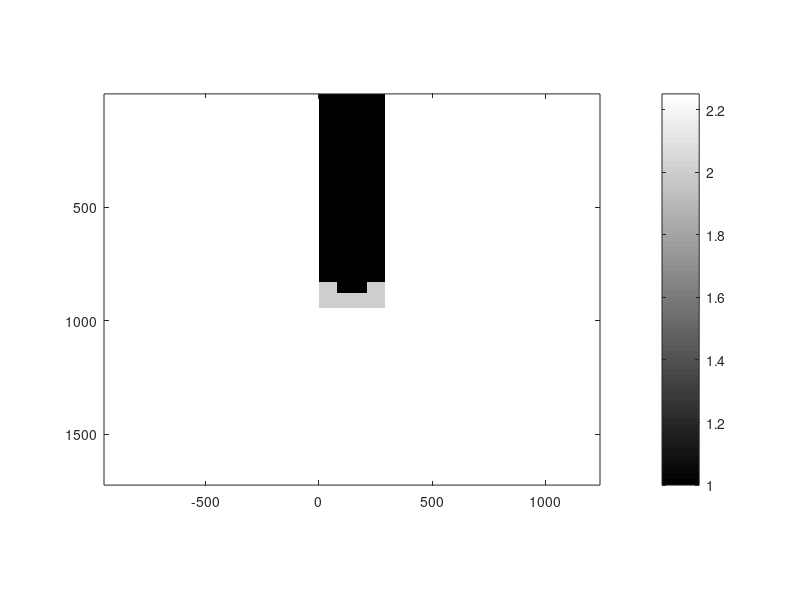

Write MATLAB code to recreate this figure. (Note: this script raises an error after producing the figure.)
%%%%%%%%%%%%%%%%%%%%%%%%%%%%%%%%%%%%%%%%%%%%%%%%%%%%%%%%%%%%%%%%%%%%%%%%%%%
% GMR_Resonance.m
% This script simulates a 1D GMR Filter to find its resonant wavelength
%%%%%%%%%%%%%%%%%%%%%%%%%%%%%%%%%%%%%%%%%%%%%%%%%%%%%%%%%%%%%%%%%%%%%%%%%%%

%%%%%%%%%%%%%%%%%%%%%%%%%%%%%%%%%%%%%%%%%%%%%%%%%%%%%%%%%%%%%%%%%%%%%%%%%%%
%% INITIALIZATION
%%%%%%%%%%%%%%%%%%%%%%%%%%%%%%%%%%%%%%%%%%%%%%%%%%%%%%%%%%%%%%%%%%%%%%%%%%%

set(0,'DefaultFigureWindowStyle','docked');

% RESTORE STATE
clear all;
close all;
clc;

% OPEN FIGURE WINDOW
fig  = figure('Color','w');

% UNITS
micrometers = 1;
millimeters = 1e3 * micrometers;
centimeters = 1e4 * micrometers;
meters      = 1e3 * centimeters;
degrees     = pi/180;
seconds     = 1;
hertz       = 1/seconds;
gigahertz   = 1e9 * hertz;

% CONSTANTS
c0 = 299792458 * meters/seconds;

%%%%%%%%%%%%%%%%%%%%%%%%%%%%%%%%%%%%%%%%%%%%%%%%%%%%%%%%%%%%%%%%%%%%%%%%%%%
%% DASHBOARD
%%%%%%%%%%%%%%%%%%%%%%%%%%%%%%%%%%%%%%%%%%%%%%%%%%%%%%%%%%%%%%%%%%%%%%%%%%%

% SOURCE PARAMETERS
NFREQ       = 501;
NLAM        = NFREQ;
lam1        = 1.4 * micrometers;
lam2        = 1.7 * micrometers;
lam0        = linspace(lam1,lam2,NLAM);
SRC.theta   = 0 * degrees;
SRC.MODE    = 'E';

% GRATING PARAMETERS
lamd    = 1.55 * micrometers;
fd      = c0/lamd;
er      = 2.0;
ur      = 1.0;
nr      = sqrt(ur*er);
t       = lamd/(2*nr);              % Substrate thickness 
L       = 0.856092903225807 * lamd; % Grating period
% L       = 0.6 * lamd;
d       = 0.152547096774194 * lamd; % Grating depth
% d       = 0.15 * lamd;
f       = 0.454096;                     % Duty cycle
% f       = 0.8;

% EXTERNAL MATERIALS
ur1 = 1.0; %permeability in the reflection region
er1 = 1.0; %permittivity in the reflection region
ur2 = 1.0; %permeability in the transmission region
er2 = 2.25; %permittivity in the transmission region

% GRID PARAMETERS
NRES = 100;
BUFZ = 2*max(lam0) * [1 1];
DEV.NPML = [0 0 20 20];

%%%%%%%%%%%%%%%%%%%%%%%%%%%%%%%%%%%%%%%%%%%%%%%%%%%%%%%%%%%%%%%%%%%%%%%%%%%
%% CALCULATE OPTIMIZED GRID
%%%%%%%%%%%%%%%%%%%%%%%%%%%%%%%%%%%%%%%%%%%%%%%%%%%%%%%%%%%%%%%%%%%%%%%%%%%

% CALCULATE REFRACTIVE INDICES
nr1 = sqrt(ur1 * er1);
nr2 = sqrt(ur2 * er2);
nr  = sqrt(ur * er);
nmax    = max([nr nr1 nr2]);

% RESOLVE FOR MINIMUM WAVELENGTH
lam_min = min(lam0);

% COMPUTE INITIAL GRID RESOLUTION
dx      = lam_min/nmax/NRES;
dy      = lam_min/nmax/NRES;

% SNAP GRID TO CRITICAL DIMENSION
Nx      = 2*ceil(L/dx/2) + 1; % Ensure grid is always odd
dx      = L/Nx;
Ny      = ceil((d+t)/dy); 
dy      = (d+t)/Ny; % Recalculate resolution

% COMPUTE GRID SIZE
Sx      = L;
Sy      = d + t + sum(BUFZ);
Ny      = ceil(Sy/dy) + sum(DEV.NPML);
Sy      = Ny * dy;

% COMPUTE 2X GRID
Nx2     = 2 * Nx;
dx2     = dx/2;
Ny2     = 2 * Ny;
dy2     = dy/2;
DEV.RES = [dx2 dy2];

% COMPUTE AXES
xa      = [0:Nx-1]*dx;
xa      = xa - mean(xa);
ya      = [0:Ny-1]*dy;

%%%%%%%%%%%%%%%%%%%%%%%%%%%%%%%%%%%%%%%%%%%%%%%%%%%%%%%%%%%%%%%%%%%%%%%%%%%
%% BUILD DEVICE ON 2X GRID
%%%%%%%%%%%%%%%%%%%%%%%%%%%%%%%%%%%%%%%%%%%%%%%%%%%%%%%%%%%%%%%%%%%%%%%%%%%

% INITIALIZE MATERIAL ARRAYS
DEV.ER2     = er1 * ones(Nx2,Ny2);
DEV.UR2     = ur1 * ones(Nx2,Ny2);

% COMPUTE START AND STOP INDICES
% X Indices
wx  = round(f*Nx2);
nx1 = round((Nx2-wx)/2);
nx2 = nx1 + wx - 1;

% Y Indices
ny1 = 2*DEV.NPML(3) + round(BUFZ(1)/dy2) + 1;
ny2 = ny1 + round(d/dy2) - 1;
ny3 = ny2 + round(t/dy2) - 1;
ny4 = ny2 + round(d/dy2) - 1;

% INCORPORATE GRATING
DEV.ER2(:,ny2:ny3)          = er;
DEV.ER2(nx1:nx2,ny2:ny4)    = er1;
DEV.ER2(:,ny3:Ny2)          = er2;

imagesc(DEV.ER2');
axis equal tight;
colormap('Gray');
colorbar;

%%%%%%%%%%%%%%%%%%%%%%%%%%%%%%%%%%%%%%%%%%%%%%%%%%%%%%%%%%%%%%%%%%%%%%%%%%%
%% IMPLEMENT FDFD
%%%%%%%%%%%%%%%%%%%%%%%%%%%%%%%%%%%%%%%%%%%%%%%%%%%%%%%%%%%%%%%%%%%%%%%%%%%

% INITIALIZE AUXILIAY ARRAYS
REF = zeros(1,NLAM);
TRN = zeros(1,NLAM);
CON = zeros(1,NLAM);

display('============================');
display('Now Entering FDFD Simulation');
display('============================');

% PARAMETER SWEEP LOOP
for i = 1 : NLAM
    
    tic
    % CHANGE VALUE OF FREQUENCY INSIDE SOURCE STRUCTURE
    SRC.lam0 = lam0(i);
    
    % PERFORM FDFD ANALYSIS
    DAT = fdfd2d(DEV,SRC);
    clc;
    display('============================================');
    display(['Finished ' num2str(i) 'th Backwards Divide']);
    display('============================================');
    REF(i) = DAT.REF;
    TRN(i) = DAT.TRN;
    CON(i) = DAT.CON;
    time = toc;
    disp(['Estimated Time: ' num2str(time*(NLAM-i)/60) ' minutes']);
    disp([num2str(i) ' out of ' num2str(NLAM) ' Iterations']);
    
    subplot(121);
    plot(lam0,REF);
    
    subplot(122)
    imagesc(xa,ya,DEV.ER2');
    hold on
    imagesc(xa,ya,abs(DAT.F'));
    hold off;
    axis equal tight
    colormap('Jet');
    drawnow
    
end

% DISPLAY FINAL ANSWER
figure('Color','w');
a = plot(lam0,REF,'LineWidth',1.5,'Color','r');
hold on;
a2 = plot(lam0,TRN,'LineWidth',1.5,'Color','b');
a3 = plot(lam0,CON,'LineWidth',1.5,'Color','k');
hold off;
a4 = get(a(1),'Parent');
set(a4,'FontSize',11);
title([ SRC.MODE ' Mode Simulation at ' num2str(SRC.theta) '$^{\circ}$'],...
    'Interpreter','LaTex','FontSize',16);
xlabel('$\textrm{Wavelength $\lambda_0$}$','Interpreter','LaTex','FontSize',12);
ylabel('$\textrm{Amplitude}$','Rotation',90,'Interpreter',...
    'LaTex','FontSize',12);
ylim([0 1.05]);
xlim([lam1 lam2]);
a = legend('Reflectance','Transmittance','Conservation');
set(a,'Box','off','FontSize',10.5,'Location','West');

% COMPUTE FWHM
MAX_REF     = max(REF);
MAX_IND     = find(REF == MAX_REF);
H_MAX       = 0.5 * MAX_REF;
HM_INDEX    = find(REF > H_MAX);
FWHM        = lam0(max(HM_INDEX)) - lam0(min(HM_INDEX));
